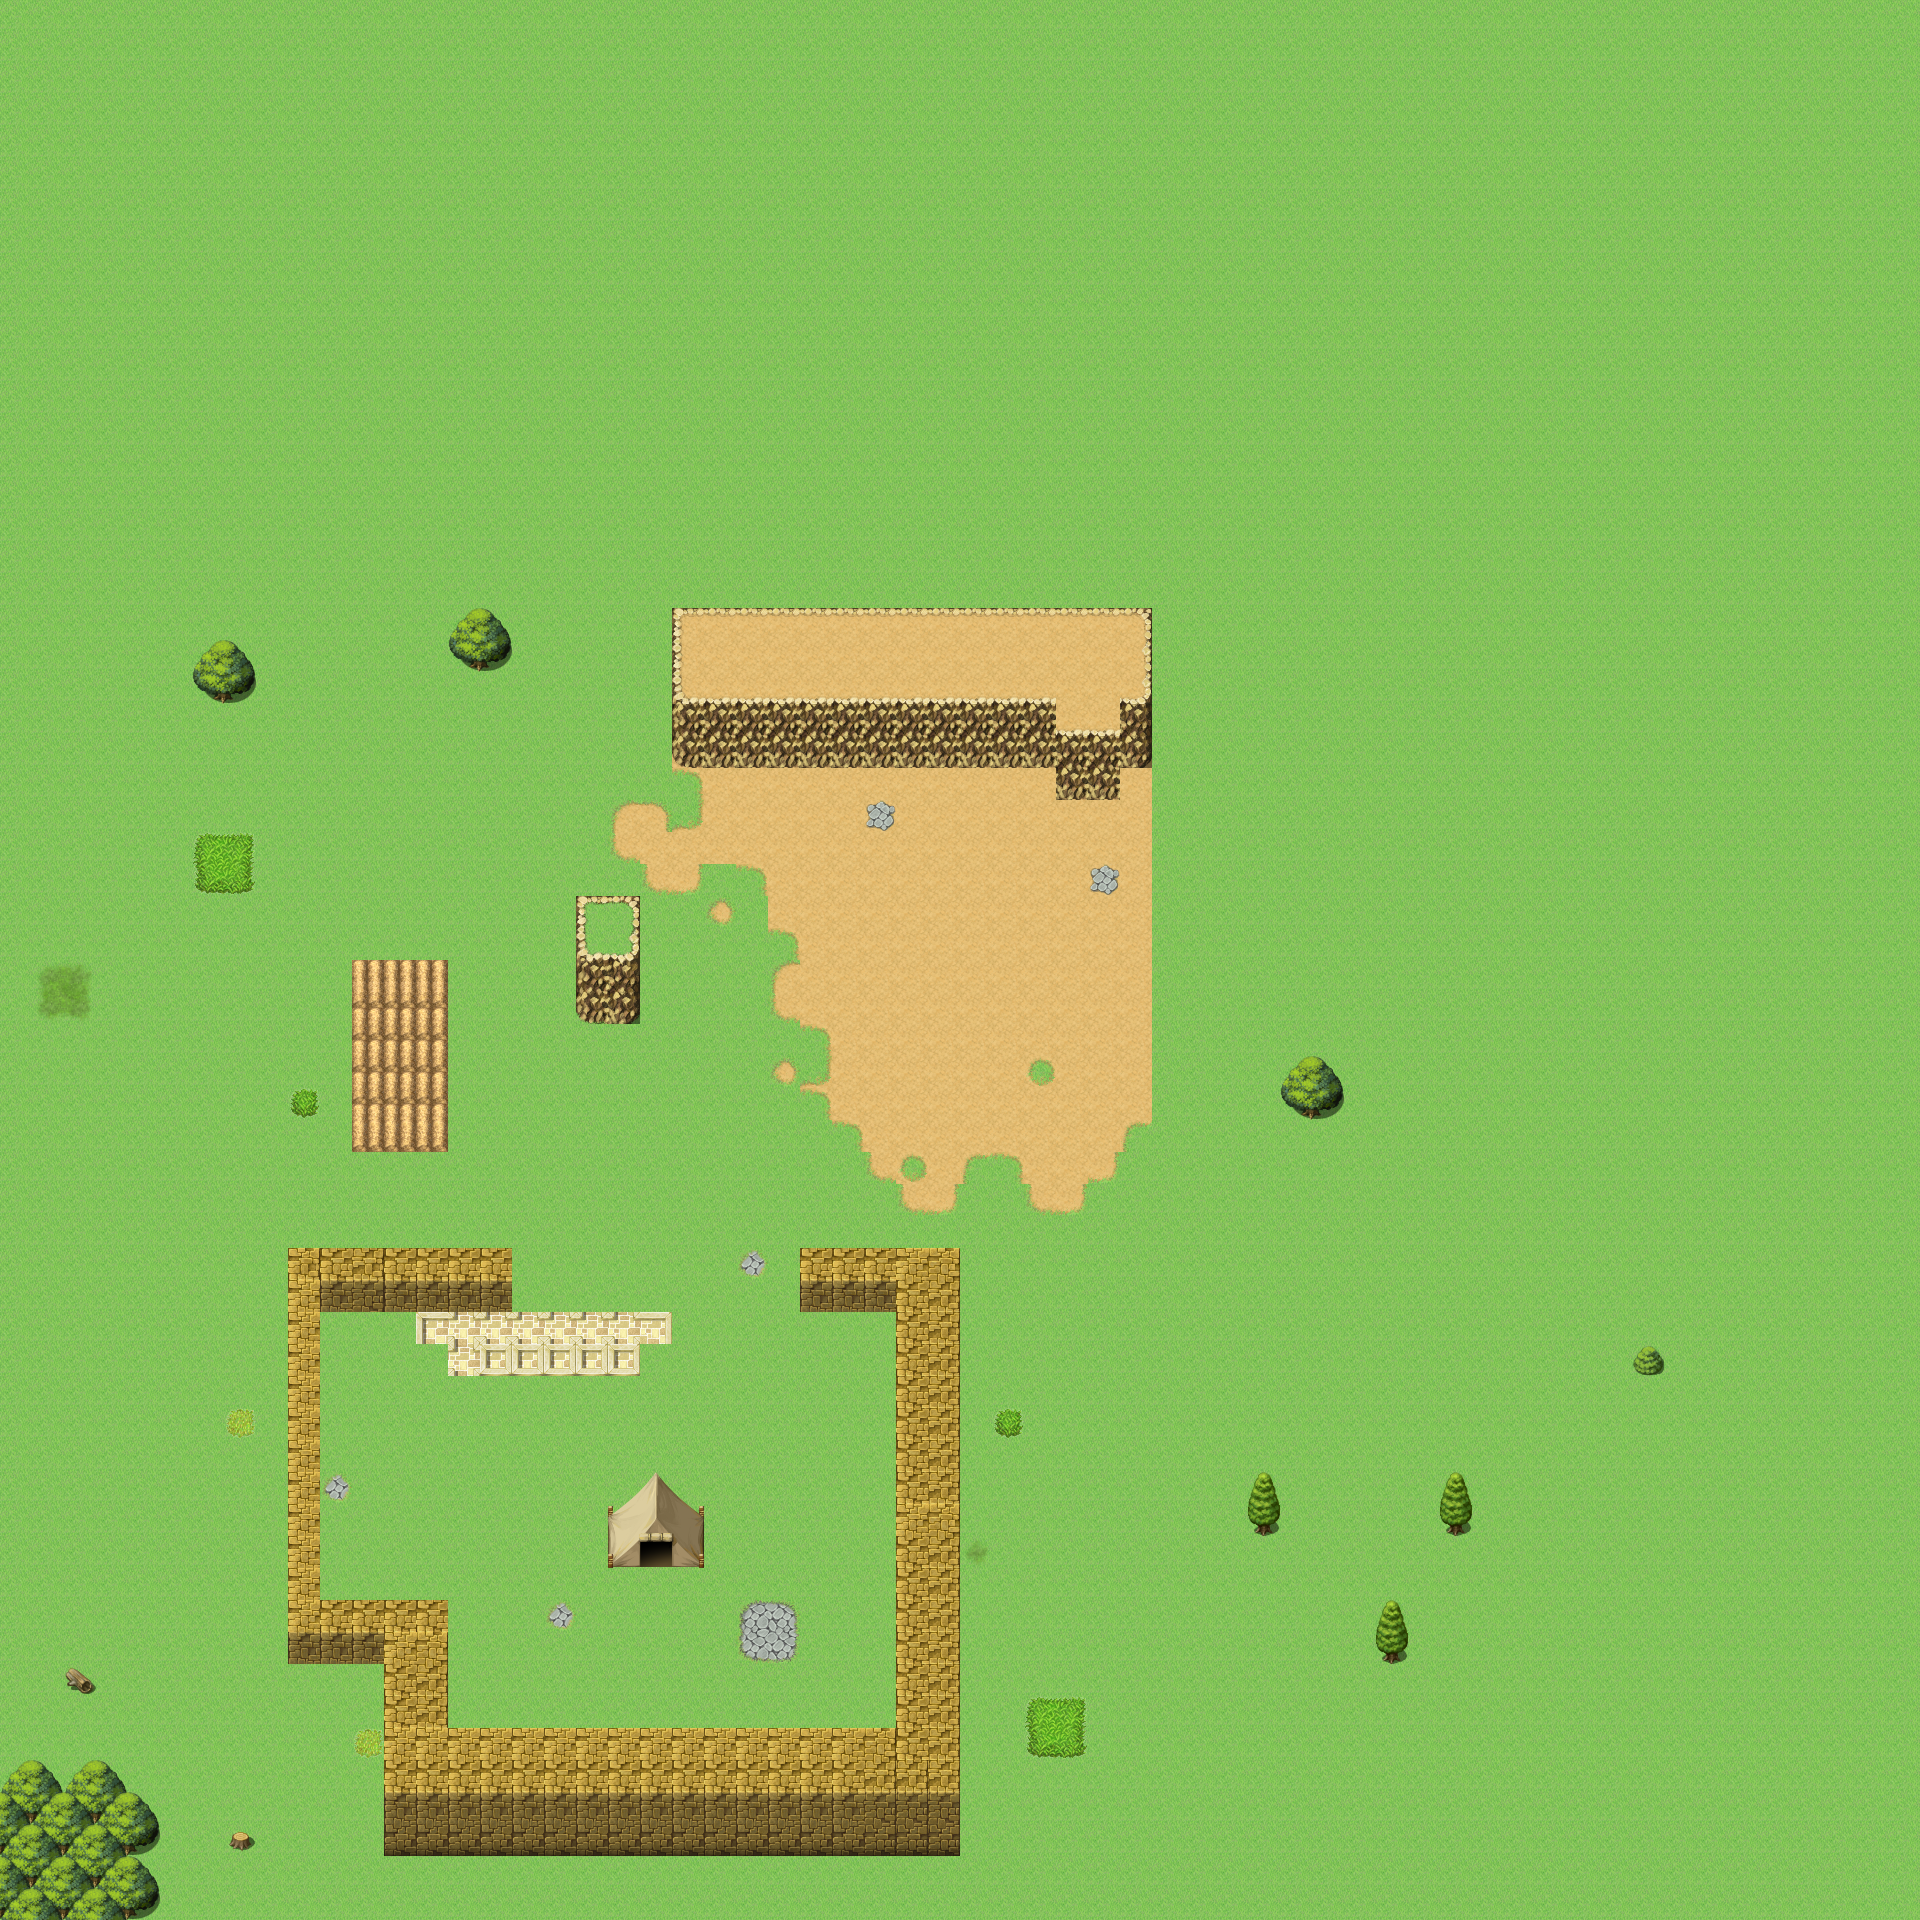

A level layout from a 2D game, rendered from its tile map. Below: a short description, then the map file with tile-grid data replaced by summaries:
An orthogonal 60x60 tile map with 32x32 px tiles, 4 tile layers (Ground, Plants, Walls, TentsPic), 7 tilesets and 19 objects.

<map version="1.0" orientation="orthogonal" renderorder="right-down" width="60" height="60" tilewidth="32" tileheight="32" nextobjectid="49">
 <tileset firstgid="1" name="Outside_A1" tilewidth="32" tileheight="32" spacing="2" tilecount="192" columns="16">
  <image source="Outside_A1_gutter.png" width="544" height="408" />
 </tileset>
 <tileset firstgid="193" name="Outside_A2" tilewidth="32" tileheight="32" spacing="2" tilecount="192" columns="16">
  <image source="Outside_A2_gutter.png" width="544" height="408" />
 </tileset>
 <tileset firstgid="385" name="Outside_A3" tilewidth="32" tileheight="32" spacing="2" tilecount="128" columns="16">
  <image source="Outside_A3_gutter.png" width="544" height="272" />
 </tileset>
 <tileset firstgid="513" name="Outside_A4" tilewidth="32" tileheight="32" spacing="2" tilecount="240" columns="16">
  <image source="Outside_A4_gutter.png" width="544" height="508" />
 </tileset>
 <tileset firstgid="753" name="Outside_A5" tilewidth="32" tileheight="32" spacing="2" tilecount="128" columns="8">
  <image source="Outside_A5_gutter.png" width="272" height="544" />
 </tileset>
 <tileset firstgid="881" name="Outside_B" tilewidth="32" tileheight="32" tilecount="256" columns="16">
  <image source="Outside_B.png" width="512" height="512" />
 </tileset>
 <tileset firstgid="1137" name="Outside_C" tilewidth="32" tileheight="32" tilecount="256" columns="16">
  <image source="Outside_C.png" width="512" height="512" />
 </tileset>
 <layer name="Ground" width="60" height="60">
  <data>[3600 cells, 3600 non-empty, 24 distinct tile ids]</data>
 </layer>
 <layer name="Plants" width="60" height="60">
  <data>[3600 cells, 93 non-empty, 36 distinct tile ids]</data>
 </layer>
 <layer name="Walls" width="60" height="60">
  <data>[3600 cells, 222 non-empty, 24 distinct tile ids]</data>
 </layer>
 <layer name="TentsPic" width="60" height="60">
  <data>[3600 cells, 9 non-empty, 9 distinct tile ids]</data>
 </layer>
 <objectgroup name="Player">
  <object id="1" x="512" y="1408" width="32" height="32" />
 </objectgroup>
 <objectgroup name="Obstacles">
  <object id="5" x="288" y="1312" width="32" height="288" />
  <object id="8" x="288" y="1248" width="224" height="64" />
  <object id="19" x="0" y="1792">
   <polygon points="64,0 96,-32 160,32 64,32" />
  </object>
  <object id="20" x="32" y="1760">
   <polygon points="0,0 32,32 32,64 32,160 -32,160 -32,32" />
  </object>
  <object id="21" x="160" y="1824">
   <polygon points="0,0 -32,32 -96,32 -96,0" />
  </object>
  <object id="23" x="128" y="1856">
   <polygon points="0,0 32,32 0,64 -64,64 -64,0" />
  </object>
  <object id="35" x="608" y="1504">
   <polygon points="0,0 32,-32 64,-32 96,0" />
  </object>
  <object id="36" x="608" y="1504" width="96" height="64" />
  <object id="40" x="672" y="608" width="480" height="160" />
  <object id="41" x="1056" y="768" width="64" height="32" />
  <object id="42" x="288" y="1600" width="160" height="64" />
  <object id="43" x="384" y="1664" width="64" height="192" />
  <object id="44" x="448" y="1728" width="512" height="128" />
  <object id="45" x="800" y="1248" width="160" height="64" />
  <object id="46" x="896" y="1312" width="64" height="416" />
  <object id="47" x="576" y="896" width="64" height="128" />
 </objectgroup>
 <objectgroup name="Tents">
  <object id="33" x="640" y="1568" width="32" height="32" />
 </objectgroup>
 <objectgroup name="Farms">
  <object id="48" x="352" y="960" width="96" height="192" />
 </objectgroup>
</map>
